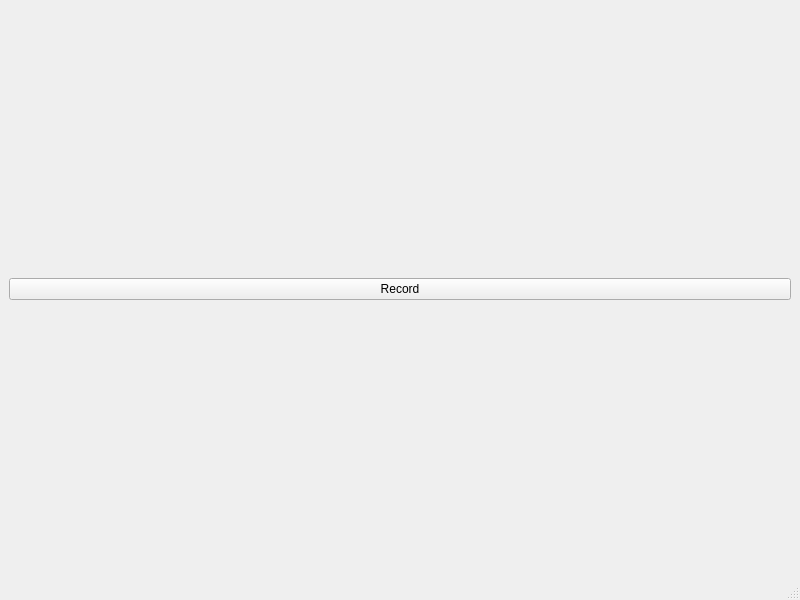
<?xml version="1.0" encoding="UTF-8"?>
<ui version="4.0">
 <class>MainWindow</class>
 <widget class="QMainWindow" name="MainWindow">
  <property name="geometry">
   <rect>
    <x>0</x>
    <y>0</y>
    <width>800</width>
    <height>600</height>
   </rect>
  </property>
  <property name="windowTitle">
   <string>MainWindow</string>
  </property>
  <widget class="QWidget" name="centralwidget">
   <layout class="QGridLayout" name="gridLayout">
    <item row="0" column="0">
     <widget class="QPushButton" name="recordingButton">
      <property name="text">
       <string>Record</string>
      </property>
     </widget>
    </item>
   </layout>
  </widget>
  <widget class="QStatusBar" name="statusbar"/>
 </widget>
 <resources/>
 <connections/>
</ui>
